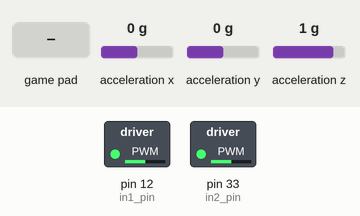
Simulated run of this program. Board: Raspberry Pi (header pin numbers). Parts: switched loads named in the program (green lamp = pin HIGH). The inputs (shaded band) are chosen by the test bench; at power-on: acceleration x 0 g, acceleration y 0 g, acceleration z 1 g. What the program prints to the terminal is not drawn.

Above: at 2.2 s.
2.3 s: game-controller BTN UP pressed
At 2.4 s:
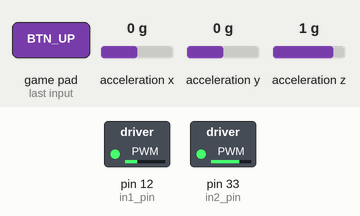
4.0 s: game-controller BTN DOWN pressed
At 4.1 s:
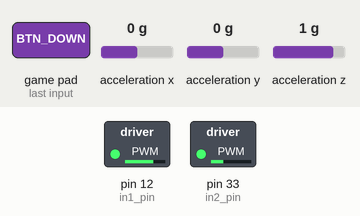
5.7 s: game-controller BTN LEFT pressed
At 5.8 s:
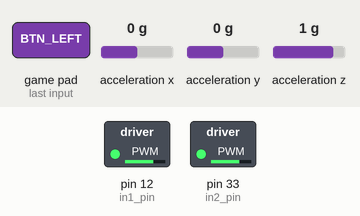
Timing chart, 0 to 8.7 s (numbered marks = the images above; inputs shaded):
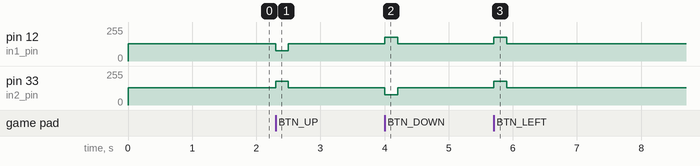

The program:

main.py
```python
import cwiid
import time
import RPi.GPIO as io

io.setmode(io.BOARD)

in1_pin = 12
in2_pin = 33

io.setup(in1_pin, io.OUT)
io.setup(in2_pin, io.OUT)

#The motorcontroller needs to operate at 340Hz intorder to center the duty cycle at 50%
frequency = 340
duty = 50
speed = 20
right = 0
left = 0

rightServo = io.PWM(in1_pin, frequency)
leftServo = io.PWM(in2_pin, frequency)

rightServo.start(duty)
leftServo.start(duty)

#import i2c
#connecting to the Wiimote. This allows several attempts
# as first few often fail.
print("Press 1+2 on your Wiimote now...")
wm = None
i=2
while not wm:
  try:
    wm=cwiid.Wiimote()
  except RuntimeError:
    print("Error opening wiimote connection")
    print("attempt " + str(i))
    i += 1

#set Wiimote to report button presses and accelerometer state
wm.rpt_mode = cwiid.RPT_BTN | cwiid.RPT_ACC

#turn on led to show connected
wm.led = 1
#print state every second


while True:
  buttons = wm.state['buttons']

  if buttons & cwiid.BTN_UP:
    right = -1
    left = -1
    #print(u'\u21E7')
  elif buttons & cwiid.BTN_RIGHT:
    right = -1
    left = 1
    #print(u'\u21E8')
  elif buttons & cwiid.BTN_DOWN:
    right = 1
    left = 1
    #print(u'\u21E9')
  elif buttons & cwiid.BTN_LEFT:
    right = 1
    left = -1
    #print(u'\u21E6')
  else:
    right = 0
    left = 0

  if buttons & cwiid.BTN_PLUS:
    if duty < 100:
      duty = duty + 1
  elif buttons & cwiid.BTN_MINUS:
    if duty > 1:
      duty = duty - 1

  rightServo.ChangeDutyCycle(duty + (right * speed))
  leftServo.ChangeDutyCycle(duty + (left * -1 * speed))

  #if buttons:
    #print("frequency:" + str(frequency) + " duty:" + str(duty) + " right:" + str(duty + (right * speed)) + " left:" + str(duty + (left * -1 * speed)))

  time.sleep(0.1)
```

Measured:
- after the input at 2.3 s, pin 12 (in1_pin): 128/255 → 77/255 at once, → 128/255 0.20 s later; pin 33 (in2_pin): 128/255 → 179/255 at once, → 128/255 0.20 s later
- after the input at 4.0 s, pin 12 (in1_pin): 128/255 → 179/255 at once, → 128/255 0.20 s later; pin 33 (in2_pin): 128/255 → 77/255 at once, → 128/255 0.20 s later
- after the input at 5.7 s, pin 12 (in1_pin), pin 33 (in2_pin): 128/255 → 179/255 at once, → 128/255 0.20 s later
